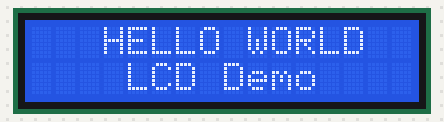
The sketch below on a simulated Arduino Uno, built with avr-gcc and run on an emulated ATmega328P. On the bench: 16×2 character LCD.

Above: at 0.1 s.
At 1.2 s:
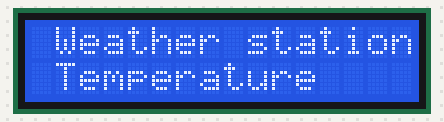
At 2.2 s:
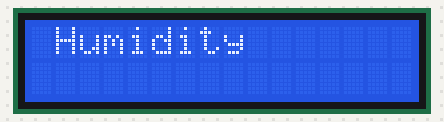
At 3.2 s:
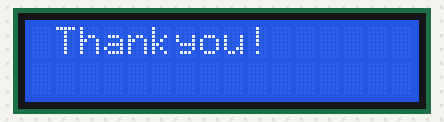

The sketch:

lcdPaging.ino
```cpp
#include <LiquidCrystal_I2C.h>
LiquidCrystal_I2C lcd (0x3F,16,2); // address,size

void setup() {
  // put your setup code here, to run once:
lcd.init(); // starts the comm with lcd
lcd.backlight(); // turns ont he backlight;; lcd.nobacklight()
}

void loop() {
  // put your main code here, to run repeatedly:
page1();
page2();
page3();
page4();
//paging in lcd
}
```

page1.ino
```cpp
void page1(){
lcd.setCursor(3,0); // (x,y)
lcd.print("HELLO WORLD");
lcd.setCursor(4,1);
lcd.print("LCD Demo");
delay(1000);
lcd.clear();
}
```

page2.ino
```cpp
void page2(){
lcd.setCursor(1,0);
lcd.print("Weather station");
lcd.setCursor(1,1);
lcd.print("Temperature");
delay(1000);
lcd.clear();
}
```

page3.ino
```cpp
void page3(){
lcd.setCursor(1,0);
lcd.print("Humidity");
delay(1000);
lcd.clear();
}
```

page4.ino
```cpp
void page4(){
  lcd.setCursor(1,0);
  lcd.print("Thankyou!");
  delay(1000);
  lcd.clear();
}
```

Measured:
- by itself, everything shown: repeats every 4.1 s, in 5 steps
- what the display in image 1 shows lasts 1.0 s, from 1.1 s to 2.1 s
